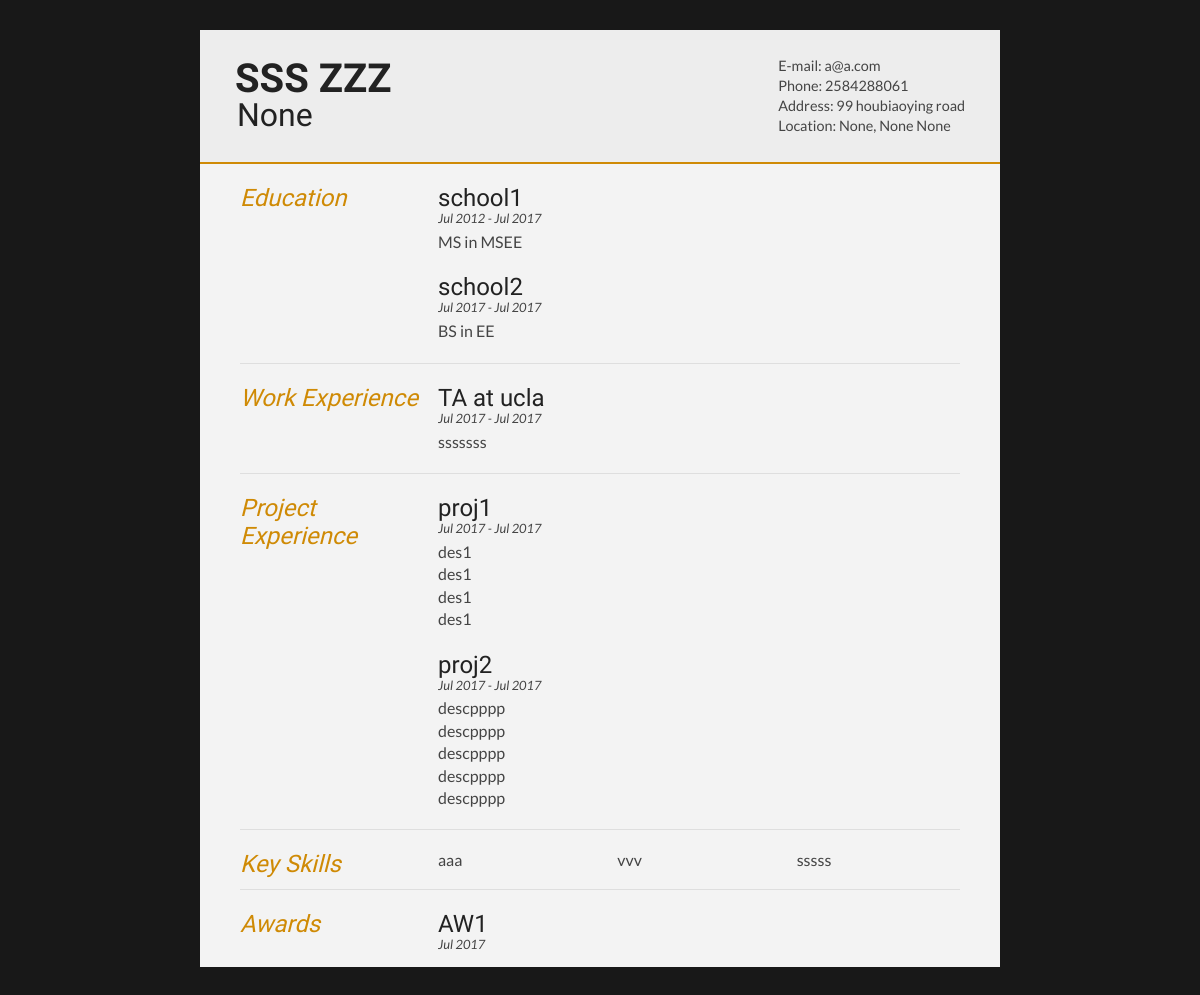
The page /resume/web_resume/ (signed in) on the database as committed earlier.
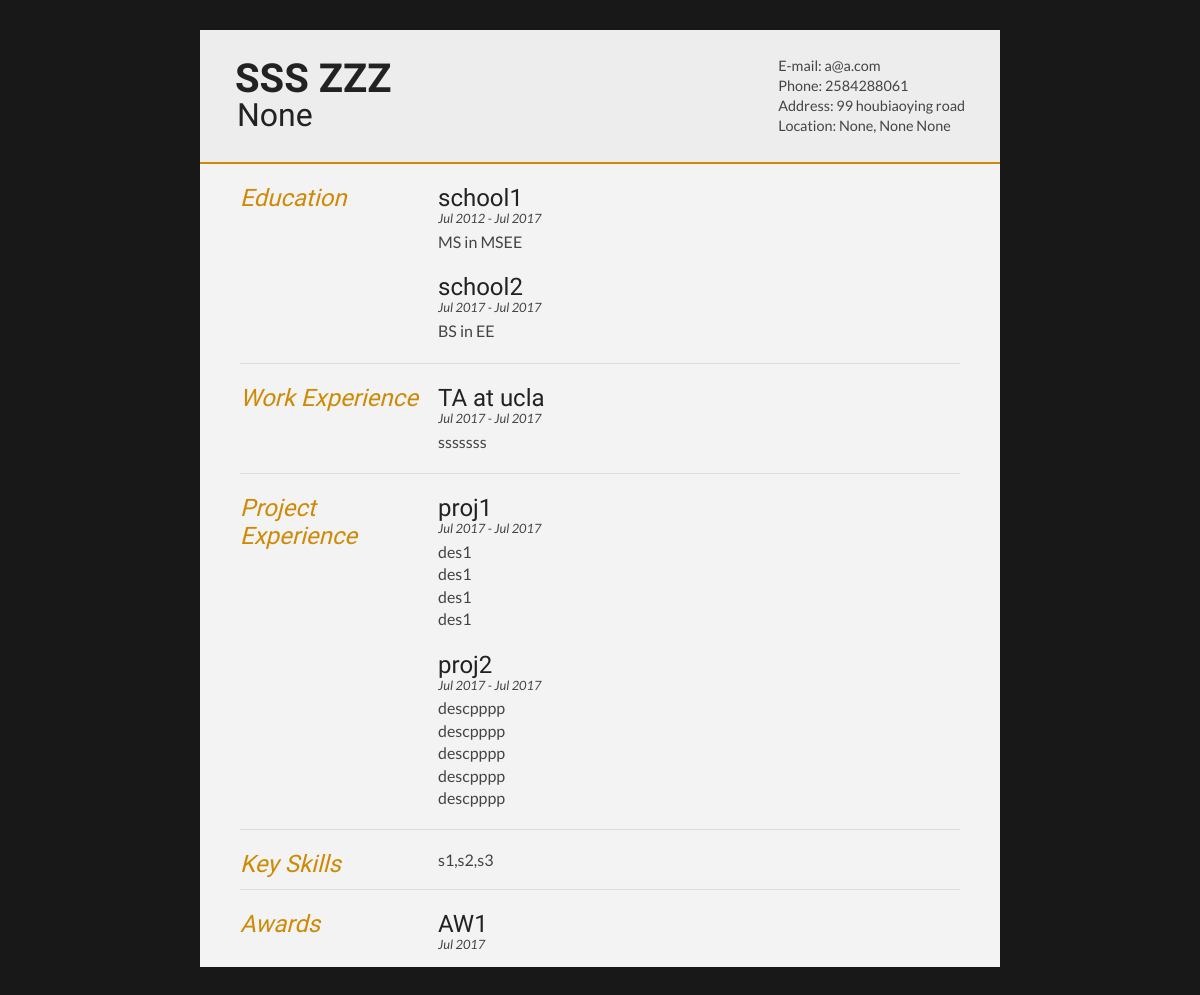
The same page on the database as committed later.
### myresume/models.py (models this page shows, shortened)
class res_education(models.Model):
    user = models.ForeignKey('auth.User')
    education_name = models.CharField(max_length=150, verbose_name="school")
    degree = models.CharField(max_length=150,verbose_name="degree")
    major = models.CharField(max_length=150,blank=True, verbose_name="Major")
    start_date = models.DateField(default = timezone.now)
    end_date = models.DateField(default = timezone.now)

class res_work(models.Model):
    user = models.ForeignKey('auth.User')
    work_title = models.CharField(max_length=150, verbose_name="title")
    company_name = models.CharField(max_length=150, verbose_name="company")
    start_date = models.DateField(default = timezone.now)
    end_date = models.DateField(default = timezone.now)
    description = models.TextField(verbose_name="project description")

class res_project(models.Model):
    user = models.ForeignKey('auth.User')
    project_name = models.CharField(max_length=150, verbose_name="project name")
    start_date = models.DateField(default = timezone.now)
    end_date = models.DateField(default = timezone.now)
    description = models.TextField(verbose_name="project description")

class res_skill(models.Model):
    user = models.ForeignKey('auth.User')
    skill_name = models.CharField(max_length=100, verbose_name="skill")

class res_award(models.Model):
    user = models.ForeignKey('auth.User')
    award_name = models.CharField(max_length=100, verbose_name="award")
    get_year = models.DateField(default = timezone.now, verbose_name="year")

### myresume/views.py (the view)
class WebResumeListView(LoginRequiredMixin,ListView):
    template_name = 'myresume/webcv.html'
    context_object_name = 'basic_info_list'
    queryset = res_basic.objects.all()
    def get_context_data(self, **kwargs):
        context = super(WebResumeListView, self).get_context_data(**kwargs)
        context['basic_info_list'] = res_basic.objects.filter(user=self.request.user)
        context['education_list'] = res_education.objects.filter(user=self.request.user)
        context['project_list'] = res_project.objects.filter(user=self.request.user)
        context['work_list'] = res_work.objects.filter(user=self.request.user)
        context['skill_list'] = res_skill.objects.filter(user=self.request.user)
        context['award_list'] = res_award.objects.filter(user=self.request.user)
        return context

### myresume/models.py (called while the page is built)
    def full_name(self):
        return " ".join([self.first_name, self.last_name])

### myresume/templates/myresume/webcv.html (shortened to what this page needs)
<!DOCTYPE html>
{% load staticfiles %}
<html>
<head>
<link type="text/css" rel="stylesheet" href="{% static 'CSS/webcv.css' %}">
</head>
<body id="top">
<div id="cv" class="instaFade">
	<div class="mainDetails">
		<div id="name">
			<h1 class="quickFade delayTwo">{{basic_info_list.0.full_name}}</h1>
			<h2 class="quickFade delayThree">{{basic_info_list.0.title}}</h2>
		</div>
		<div id="contactDetails" class="quickFade delayFour">
			<ul>
				<li>E-mail: <a href="{{basic_info_list.0.email}}" target="_blank">{{basic_info_list.0.email}}</a></li>
				<li>Phone: {{basic_info_list.0.phone}}</li>
				<li>Address: {{basic_info_list.0.address}}</li>
				<li>Location: {{basic_info_list.0.city}}, {{basic_info_list.0.state}} {{basic_info_list.0.zipcode}}</li>
			</ul>
		</div>
	</div>
	<div id="mainArea" class="quickFade delayFive">
{% if education_list.count != 0%}
		<section>
			<div class="sectionTitle">
				<h1>Education</h1>
			</div>
			<div class="sectionContent">
				{% for info in education_list %}
				<article>
					<h2>{{info.education_name}}</h2>
					<p class="subDetails">{{ info.start_date|date:"M Y"}} - {{ info.end_date|date:"M Y"}}</p>
					<p>{{info.degree}} in {{info.major}}</p>
				</article>
				{% endfor %}
			</div>
		</section>
	{% endif %}
{% if work_list.count != 0%}
		<section>
			<div class="sectionTitle">
				<h1>Work Experience</h1>
			</div>
			<div class="sectionContent">
				{% for info in work_list %}
				<article>
					<h2>{{info.work_title}} at {{info.company_name}}</h2>
					<p class="subDetails">{{ info.start_date|date:"M Y"}} - {{ info.end_date|date:"M Y"}}</p>
					<p>{{info.description|safe|linebreaksbr}}</p>
				</article>
				{% endfor %}
			</div>
		</section>
{% endif %}
{% if project_list.count != 0%}
		<section>
			<div class="sectionTitle">
				<h1>Project Experience</h1>
			</div>
			<div class="sectionContent">
				{% for info in project_list %}
				<article>
					<h2>{{info.project_name}}</h2>
					<p class="subDetails">{{ info.start_date|date:"M Y"}} - {{ info.end_date|date:"M Y"}}</p>
					<p>{{info.description|safe|linebreaksbr}}</p>
				</article>
				{% endfor %}
			</div>
		</section>
{% endif %}
{% if skill_list.count != 0%}
		<section>
			<div class="sectionTitle">
				<h1>Key Skills</h1>
			</div>
			<div class="sectionContent">
				<ul class="keySkills">
					{% for info in skill_list %}
					<li>{{info.skill_name}}</li>
					{% endfor %}
				</ul>
			</div>
		</section>
{% endif %}
{% if award_list.count != 0%}
		<section>
			<div class="sectionTitle">
				<h1>Awards</h1>
			</div>
			<div class="sectionContent">
				{% for info in award_list %}
				<article>
					<h2>{{info.award_name}}</h2>
					<p class="subDetails">{{ info.get_year|date:"M Y"}}</p>
				</article>
				{% endfor %}
			</div>
		</section>
{% endif %}
	</div>
</div>
</body>
</html>

Rows that differ between the two databases and show on the page:
removed res_skill: skill_name "aaa"
removed res_skill: skill_name "vvv"
changed res_skill: skill_name "sssss" → "s1,s2,s3"
